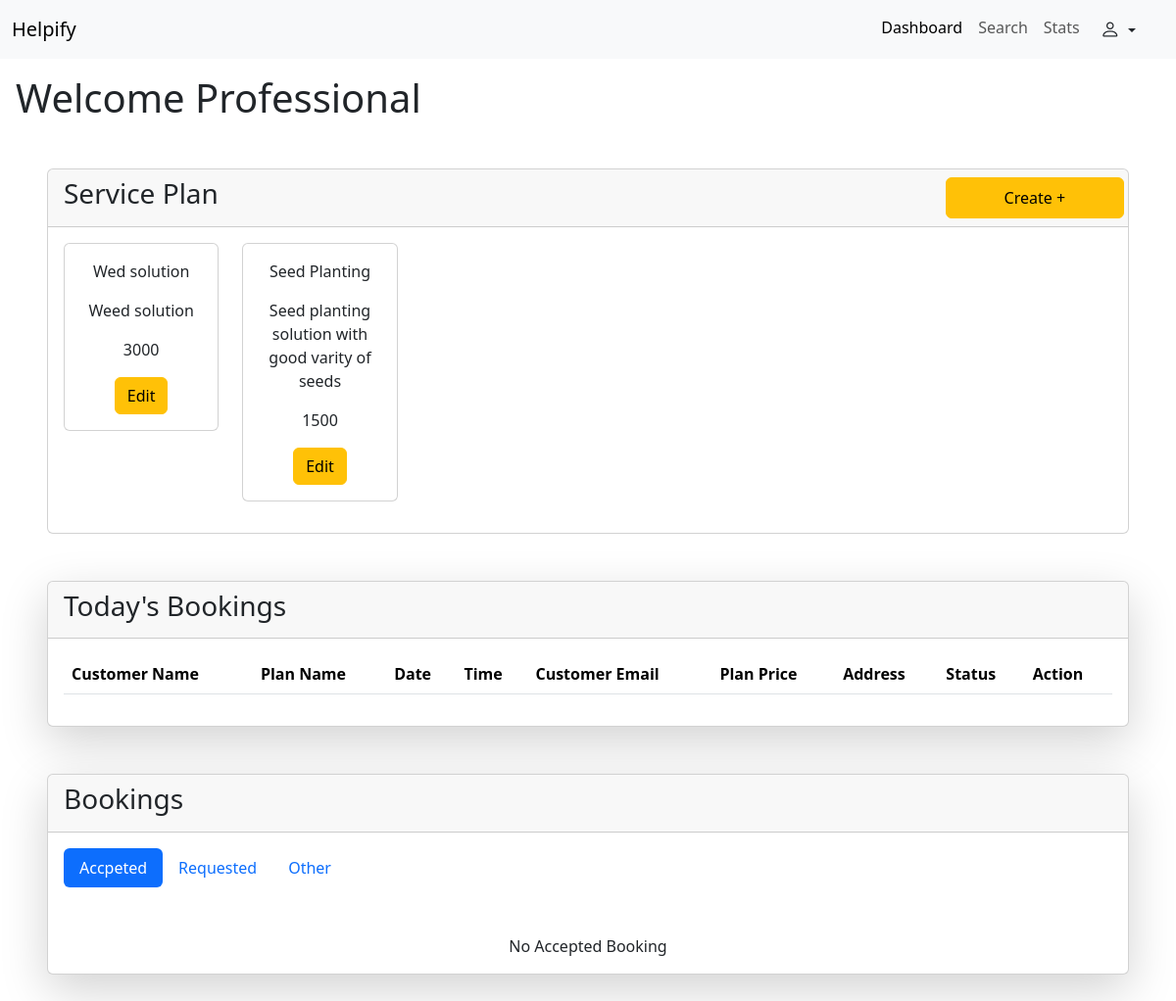
/dashboard/professional (signed in), run on the app's committed database.
### backend/models.py (models this page shows)
class ServicePlan(db.Model):
    __tablename__="serviceplan"
    id = db.Column(db.Integer , primary_key = True , autoincrement = True)
    name = db.Column(db.String,nullable = False)
    descripiton = db.Column(db.String,nullable = False)
    price = db.Column(db.Integer)
    categroy_id = db.Column(db.Integer,db.ForeignKey("servicecategory.id"), nullable = False)
    professional_id = db.Column(db.Integer , db.ForeignKey("serviceprofessional.id"), nullable = False)
    assoiciated_booking = db.relationship("Booking",backref = "plan")

### backend/routes.py (the view, shortened to what this page needs)
@app.route("/dashboard/professional" , methods=["GET" ,"POST"])
@login_required
def prof_dash():
    if isinstance(current_user,Professional):
        if request.method=="GET":
            plans = db.session.query(ServicePlan).filter_by(professional_id = current_user.id).all()
            bookings = current_user.recive_bookings
            todays_bookings = []
            accepted_bookings = []
            requested_bookings = []
            other_bookings = []
            for booking in bookings:
                if not booking.status == "Closed"  and not booking.status == "Rejected" and not booking.status=="Requested" and booking.date == datetime.now().strftime("%d-%m-%Y"):
                    todays_bookings.append(booking)
                elif booking.status == "Accepted":
                    accepted_bookings.append(booking)
                elif booking.status == "Requested":
                    requested_bookings.append(booking)
                else:
                    other_bookings.append(booking)
            print(todays_bookings)
            return render_template("/professional/dashboard.html" , todays_bookings = todays_bookings, accepted_bookings =accepted_bookings , requested_bookings = requested_bookings,other_bookings = other_bookings, page="dash" , cu = current_user , plans = plans)

### app.py (called while the page is built)
def initialise_app():
    app = Flask(__name__)
    app.config["SQLALCHEMY_DATABASE_URI"] = "sqlite:///my_app.sqlite3"
    app.config["SECRET_KEY"] = "mysecretkey"
    login_manager = LoginManager(app)
    @login_manager.user_loader
    def load_user(a):
        user = db.session.query(Customer).filter_by(email = a).first() or \
                db.session.query(Admin).filter_by(email= a).first() or \
                db.session.query(Professional).filter_by(email = a).first()
        return user
    db.init_app(app)
    api.init_app(app)
    with app.app_context():
        db.create_all()
    app.app_context().push()
    return app

### templates/professional/dashboard.html (shortened to what this page needs)
{% extends "professional/base.html" %}
{% block content %}
{% if cu.status == "Active" %}
<h1 class="mt-3 ms-3">Welcome Professional</h1>
<div class="card m-5">
    <div class="card-header">
        <div class="row">
            <h3 class="col-10">Service Plan</h3>
            <button class="btn btn-warning col-2 " data-bs-toggle="modal" data-bs-target="#createplan">Create +
            </button>
        </div>
    </div>
    <div class="card-body">
        <div class="row">
            {% for plan in plans %}
            <div class="col-2">
                <div class="card text-center mb-3">
                    <div class="card-body">
                        <p>{{plan.name}}</p>
                        <p>{{plan.descripiton}}</p>
                        <p>{{plan.price}}</p>
                        <button class="btn btn-warning" data-bs-toggle="modal"
                            data-bs-target="#editplan-{{plan.id}}">Edit</button>
                    </div>
                </div>
            </div>
            {% endfor %}
        </div>
    </div>
</div>
<div class="card m-5 shadow-lg">
    <div class="card-header">
        <h3>Today's Bookings</h3>
    </div>
    <div class="card-body">
        <table class="table">
            <tr>
                <th>Customer Name</th>
                <th>Plan Name</th>
                <th>Date</th>
                <th>Time</th>
                <th>Customer Email</th>
                <th>Plan Price</th>
                <th>Address</th>
                <th>Status</th>
                <th>Action</th>
            </tr>
        </table>
    </div>
</div>
<div class="card m-5 shadow-lg">
    <div class="card-header">
        <h3>Bookings</h3>
    </div>
    <div class="card-body">
        <ul class="nav nav-pills mb-3" id="pills-tab" role="tablist">
            <li class="nav-item" role="presentation">
                <button class="nav-link active" id="activebookings-tab" data-bs-toggle="pill"
                    data-bs-target="#activebookings" type="button" role="tab" aria-controls="activebookings"
                    aria-selected="true">Accpeted</button>
            </li>
            <li class="nav-item" role="presentation">
                <button class="nav-link" id="requestedbookings-tab" data-bs-toggle="pill"
                    data-bs-target="#requestedbookings" type="button" role="tab" aria-controls="requestedbookings"
                    aria-selected="false">Requested</button>
            </li>
            <li class="nav-item" role="presentation">
                <button class="nav-link" id="otherbookings-tab" data-bs-toggle="pill" data-bs-target="#otherbookings"
                    type="button" role="tab" aria-controls="otherbookings" aria-selected="false">Other</button>
            </li>
        </ul>
        <div class="tab-content" id="pills-tabContent">
            <div class="tab-pane fade show active" id="activebookings" role="tabpanel"
                aria-labelledby="activebookings-tab" tabindex="0">
                {% if accepted_bookings %}
                <table class="table border">
                    <tr>
                        <th>Customer Name</th>
                        <th>Plan Name</th>
                        <th>Date</th>
                        <th>Time</th>
                        <th>Customer Email</th>
                        <th>Plan Price</th>
                        <th>Address</th>
                        <th>Status</th>
                    </tr>
                    {% for booking in accepted_bookings %}
                    <tr>
                        <td>{{booking.customer.name}}</td>
                        <td>{{booking.plan.name}}</td>
                        <td>{{booking.date}}</td>
                        <td>{{booking.time}}</td>
                        <td>{{booking.customer.email}}</td>
                        <td>{{booking.plan.price}}</td>
                        <td>{{booking.customer.address}}</td>
                        <td>{{booking.status}}</td>
                    </tr>
                    {% endfor %}
                </table>
                {% else %}
                <div class="text-center mt-5 ">
                    No Accepted Booking
                </div>
                {% endif %}
            </div>
        </div>
    </div>
</div>
{% elif cu.status == "Requested" %}
<p> Your application has been sent to admin. Wait for sometime. </p>
{% elif cu.status == "Rejected" %}
<p>Sorry!! you application has been rejected by the admin.</p>
{% elif cu.status == "Flagged" %}
<p>Oops!! you have been flagged by admin. please contact the admin</p>
{% endif %}
{% endblock %}

### data on the page
ServicePlan: name "Wed solution", descripiton "Weed solution", price "3000"
ServicePlan: name "Seed Planting", descripiton "Seed planting solution with good varity of seeds", price "1500"
